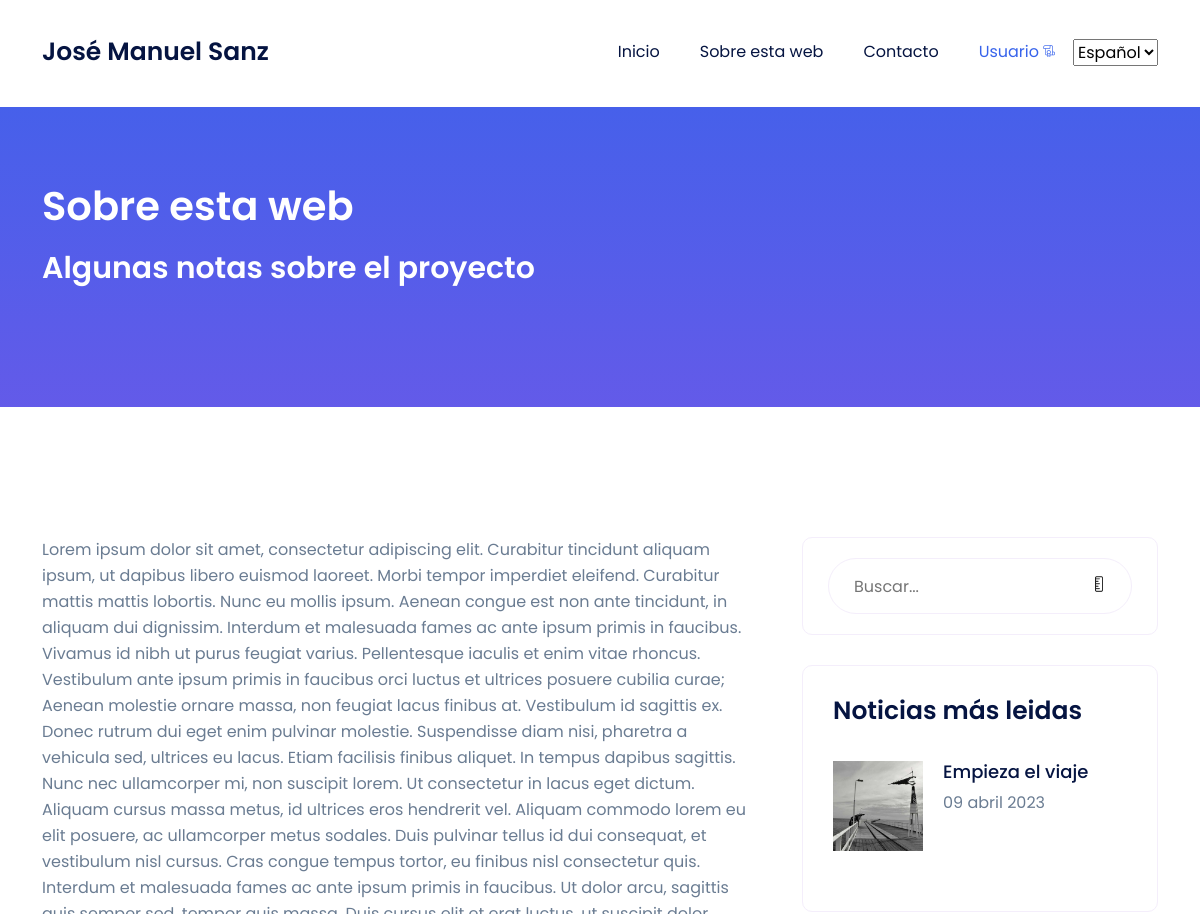
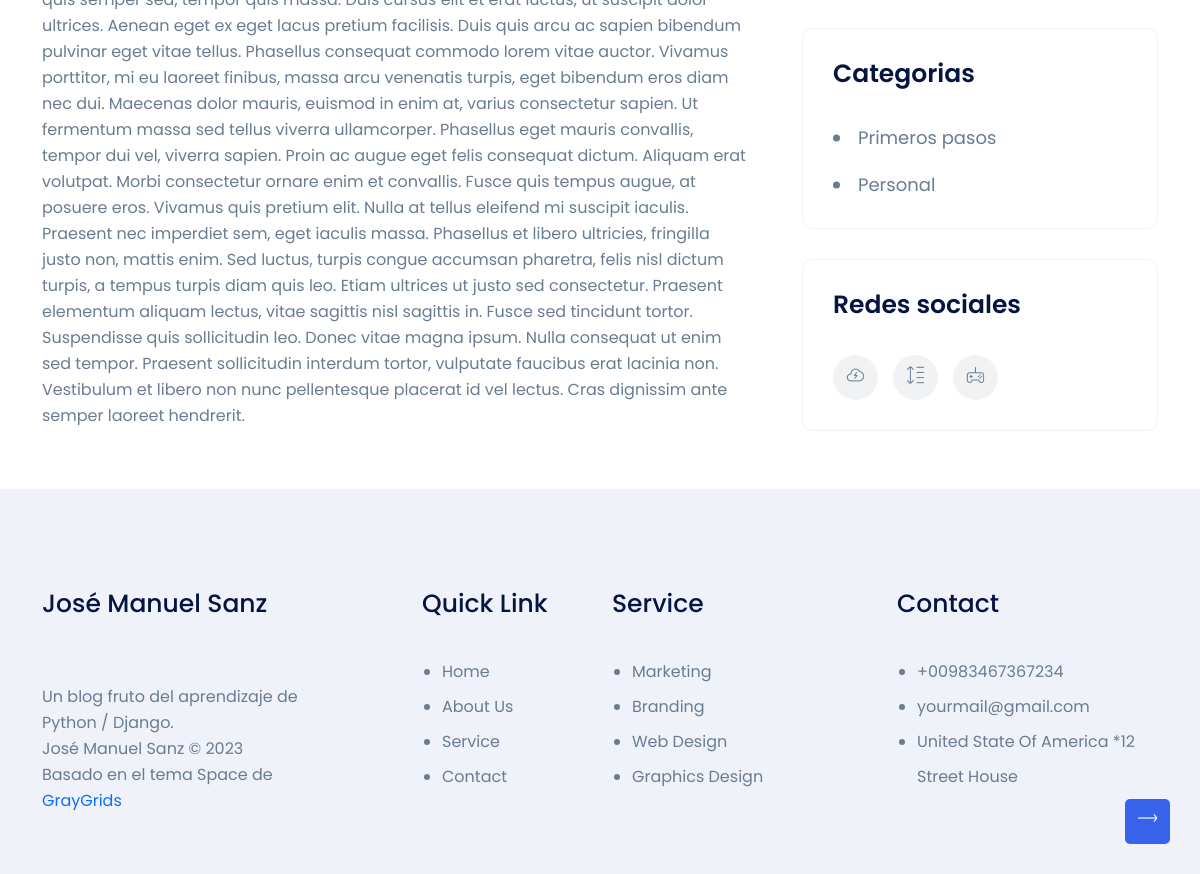
/pagina/sobre-esta-web/, run on the app's committed database (2 pictures, top to bottom).
### core/models.py (models this page shows, shortened)
class Pagina(models.Model):
    titulo = models.CharField(max_length=250)
    subtitulo = models.CharField(max_length=250)
    id = models.AutoField(primary_key=True)
    slug = models.SlugField(unique=True, default=0)
    contenido = RichTextField()
    imagen = models.ImageField(upload_to='paginas')
    fecha_creacion = models.DateTimeField(auto_now_add=True) # Se añade la hora de forma automática cuando se crea el registro
    fecha_actualizacion = models.DateTimeField(auto_now=True) # Se añade la hora de forma automática al actualizarse el campo
    class Meta:
        verbose_name = "pagina"
        verbose_name_plural = "paginas"
        ordering = ["-fecha_creacion"] # Ordena por defecto de mas antiguo a mas nuevo, con (-NombreCampo), cambia a la inversa

### blog/models.py (models this page shows, shortened)
class Blog(models.Model):
    id = models.AutoField(primary_key=True)
    titulo = models.CharField(max_length=250)
    slug = models.SlugField(unique=True, default=0)
    subtitulo = models.CharField(max_length=250)
    contenido = RichTextField()
    imagen = models.ImageField(upload_to='blog')
    fecha_creacion = models.DateTimeField(auto_now_add=True) # Se añade la hora de forma automática cuando se crea el registro
    fecha_actualizacion = models.DateTimeField(auto_now=True) # Se añade la hora de forma automática al actualizarse el campo
    autor = models.ForeignKey(Autor, on_delete=models.CASCADE, related_name='blogs')
    num_visitas = models.PositiveIntegerField(default=0) # Nuevo campo para contabilizar el número de visitas
    categorias = models.ManyToManyField(Categoria, related_name=_('categorias'))
    class Meta:
        verbose_name = "noticia"
        verbose_name_plural = "noticias"
        ordering = ["-fecha_creacion"] # Ordena por defecto de mas antiguo a mas nuevo, con (-NombreCampo), cambia a la inversa

class Categoria(models.Model):
    nombre = models.CharField(max_length=100)
    slug = models.SlugField(unique=True, default=0)

### core/views.py (the view)
# urls.py: path('pagina/<slug:slug>/', pagina.as_view(), name='pagina-detalle'),
class pagina(DetailView):
    model = Pagina
    template_name = 'core/pagina.html'
    context_object_name = 'pagina'
    slug_field = 'slug'

### blog/utils.py (called while the page is built)
def mas_leidas():
    return Blog.objects.all().order_by('-num_visitas')[:3]

def lista_categorias():
   return Categoria.objects.all()

### core/utils.py (called while the page is built)
def obtener_paginas():
    return Pagina.objects.all()

### core/views.py (called while the page is built)
def paginas_context(request):
    return {'paginas': obtener_paginas()}

def noticias_context(request):
    return {'mas_leidas': mas_leidas()}

def categorias_context(request):
    return {'categorias': lista_categorias()}

### core/templates/core/pagina.html
{% extends 'core/base.html' %}
{% load i18n %}
{% for pagina in paginas %}
{% block content %}
<section class="blog-section pt-130">
    <div class="container">
        <div class="row">
            <div class="col-xl-8 col-lg-7">
                <div class="left-side-wrapper mb-60">
                    <p>{{pagina.contenido|safe}}</p>
                </div>
            </div>
{% endblock %}
{% endfor %}

### core/templates/core/base.html (shortened to what this page needs)
<!doctype html>
<html lang="es">
<head>
    {% load static %}
    {% load i18n %}
    <link rel="stylesheet" href="https://cdn.jsdelivr.net/npm/bootstrap@4.0.0/dist/css/bootstrap.min.css">
    <link rel="stylesheet" href="{% static 'core/assets/css/LineIcons.2.0.css' %}">
    <link rel="stylesheet" href="{% static 'core/assets/css/animate.css' %}">
    <link rel="stylesheet" href="{% static 'core/assets/css/tiny-slider.css' %}">
    <link rel="stylesheet" href="{% static 'core/assets/css/glightbox.min.css' %}">
    <link rel="stylesheet" href="{% static 'core/assets/css/bootstrap-5.0.0-beta1.min.css' %}">
    <link rel="stylesheet" href="{% static 'core/assets/css/main.css' %}">
</head>
<body>
    <header class="header navbar-area">
        <div class="container">
            <div class="row align-items-center">
                <div class="col-lg-12">
                    <nav class="navbar navbar-expand-lg">
                        <a class="navbar-brand" href="{% url 'home' %}">
                            <h4>José Manuel Sanz</h4>
                        </a>
                        <div class="navbar-collapse sub-menu-bar collapse" id="navbarSupportedContent" >
                        <ul id="nav" class="navbar-nav ms-auto">
                        <li class="nav-item">
                        <a href="{% url 'home' %}">{% trans "Inicio" %}</a>
                        </li>
                         {% for pagina in paginas %}
                         <li class="nav-item"><a href="/pagina/{{pagina.slug}}/">{{ pagina.titulo }}</a></li>
                         {% endfor %}
                        <li class="nav-item">
                        <a  href="{% url 'contacto' %}">{% trans "Contacto" %}</a>
                        </li>
                        <li class="nav-item">
                            <a class="page-scroll dd-menu active collapsed" href="javascript:void(0)" data-bs-toggle="collapse" data-bs-target="#submenu-1-1" aria-controls="navbarSupportedContent" aria-expanded="false" aria-label="Toggle navigation">Usuario</a>
                        </li>
                        </ul>
                        {% get_current_language as LANGUAGE_CODE %}
                        {% get_available_languages as LANGUAGES %}
                        <select id="language-selector" onchange="location.href=this.value;">
                            {% for lang_code, lang_name in LANGUAGES %}
                                <option value="{% url 'change_language' lang_code %}" {% if lang_code == LANGUAGE_CODE %}selected{% endif %}>{{ lang_name }}</option>
                            {% endfor %}
                        </select>
                        </div>
                        </nav>
                </div>
            </div>
        </div>
    </header>
    <section class="page-banner-section pt-75 pb-75 img-bg"
        style="background-image:url({% static 'core/assets/img/bg/common-bg.svg' %})">
        <div class="container">
            <div class="row">
                <div class="col-xl-12">
                    <div class="banner-content">
                        {% if noticia %}
                        <h2 class="titular_en_breadcrumb">{{ noticia.titulo }}</h2>
                        <h3 class="titular_en_breadcrumb">{{ noticia.subtitulo}}</h3>
                        <div class=meta-information>
                            <p class="meta-info titular_en_breadcrumb"><br>
                                {% trans "Autor" %}: Por {{noticia.autor}} | {{noticia.fecha_creacion|date:"d \ F \ Y" }}
                            </p>
                            <p class="titular_en_breadcrumb">{% trans "Categorias" %}:
                                <a href="javascript:void(0)">
                                {% for categoria in noticia.categorias.all %}
                                 <a class="titular_en_breadcrumb" href="/categoria/{{categoria.slug}}/">{{ categoria.nombre }}</a>{% if not forloop.last %}, {% endif %}
                                {% endfor %}
                                 </a>
                            </p>
                        </div>
                        {% elif pagina %}
                        <h2 class="titular_en_breadcrumb">{{ pagina.titulo }}</h2>
                        <h3 class="titular_en_breadcrumb">{{ pagina.subtitulo }}</h3>
                        {% elif categoria %}
                        <h3 class="titular_en_breadcrumb">{% trans "Noticias de la categoria:" %} {{ categoria.nombre}}</h3>
                        {% elif resultados %}
                        <h3 class="titular_en_breadcrumb">{% trans "Resultados de la busqueda" %}</h3>
                        {% elif contacto %}
                        <h3 class="titular_en_breadcrumb">{% trans "Formulario de contacto" %}</h3>
                        {% elif login %}
                        <h3 class="titular_en_breadcrumb">{% trans "Inicio de sesión" %}</h3>
                        {% else %}
                        <h2 class="titular_en_breadcrumb">{% trans "Inicio" %}</h2>
                        {% endif %}
                        <div class="page-breadcrumb">
                            <nav aria-label="breadcrumb">
                                <ol class="breadcrumb">
                                </ol>
                            </nav>
                        </div>
                    </div>
                </div>
            </div>
        </div>
    </section>
    {% block content %}
    {% endblock %}
    {% if not contacto %}
    <div class="col-xl-4 col-lg-5">
        <div class="sidebar-wrapper">
            <div class="sidebar-box search-form-box mb-30">
                <form action="{% url 'buscar_noticias' %}" method="POST" class="search-form">
                    <input type="text" name="cadena" placeholder='{% trans "Buscar..." %}'>
                    <button type="submit"><i class="lni lni-search-alt"></i></button>
                </form>
            </div>
            <div class="sidebar-box recent-blog-box mb-30">
                <h4>{% trans "Noticias más leidas" %}</h4>
                <div class="recent-blog-items">
                    {% for noticia in mas_leidas %}
                    <div class="recent-blog mb-30">
                        <div class="recent-blog-img">
                            <img src="{{noticia.imagen.url}}" alt="#">
                        </div>
                        <div class="recent-blog-content">
                            <h5><a href="/blog/{{noticia.slug}}">{{ noticia.titulo }}</a></h5>
                            <span class="date">{{ noticia.fecha_creacion | date:"d \ F \ Y" }}</span>
                        </div>
                    </div>
                    {% endfor %}
                </div>
            </div>
            <div class="sidebar-box catagories-box mb-30">
                <h4>{% trans "Categorias" %}</h4>
                <ul>
                    {% for categoria in categorias %}
                    <li>
                        <a href="/categoria/{{categoria.slug}}/">
                            <span>{{ categoria.nombre}}</span>
                        </a>
                    </li>
                    {% endfor %}
                </ul>
            </div>
            <div class="sidebar-box mb-30">
                <h4>{% trans "Redes sociales" %}</h4>
                <div class="footer-social-links">
                    <ul class="d-flex justify-content-start">
                        <li><a href="https://twitter.com/jmsanzprieto"><i class="lni lni-twitter-filled"></i></a></li>
                        <li><a href="https://www.linkedin.com/in/josemanuelsanzprieto/"><i class="lni lni-linkedin-original"></i></a></li>
                        <li><a href="https://github.com/jmsanzprieto/"><i class="lni lni-github-original"></i></a></li>
                    </ul>
                </div>
            </div>
            {% endif %}
        </div>
    </div>
    </div>
    </div>
    </section>
    <footer class="footer pt-100">
        <div class="container">
            <div class="row">
                <div class="col-xl-3 col-lg-4 col-md-6">
                    <div class="footer-widget mb-60 wow fadeInLeft">
                        <a href="{% url 'home' %}" class="logo mb-30"><h4>José Manuel Sanz</h4></a>
                    </div>
                </div>
                <div class="col-xl-2 offset-xl-1 col-lg-2 col-md-6">
                    <div class="footer-widget mb-60 wow fadeInUp">
                        <h4>Quick Link</h4>
                        <ul class="footer-links">
                            <li>
                                <a href="javascript:void(0)">Home</a>
                            </li>
                            <li>
                                <a href="javascript:void(0)">About Us</a>
                            </li>
                            <li>
                                <a href="javascript:void(0)">Service</a>
                            </li>
                            <li>
                                <a href="javascript:void(0)">Contact</a>
                            </li>
                        </ul>
                    </div>
                </div>
                <div class="col-xl-3 col-lg-3 col-md-6">
                    <div class="footer-widget mb-60 wow fadeInUp">
                        <h4>Service</h4>
                        <ul class="footer-links">
                            <li>
                                <a href="javascript:void(0)">Marketing</a>
                            </li>
                            <li>
                                <a href="javascript:void(0)">Branding</a>
                            </li>
                            <li>
                                <a href="javascript:void(0)">Web Design</a>
                            </li>
                            <li>
                                <a href="javascript:void(0)">Graphics Design</a>
                            </li>
                        </ul>
                    </div>
                </div>
                <div class="col-xl-3 col-lg-3 col-md-6">
                    <div class="footer-widget mb-60 wow fadeInRight" ".8s">
                        <h4>Contact</h4>
                        <ul class="footer-contact">
                            <li>
                                <p>+00983467367234</p>
                            </li>
                            <li>
                                <p>yourmail@gmail.com</p>
                            </li>
                            <li>
                                <p>United State Of America
                                    *12 Street House</p>
                            </li>
                        </ul>
                    </div>
                </div>
            </div>
        </div>
    </footer>
    <a href="#" class="scroll-top">
        <i class="lni lni-arrow-up"></i>
    </a>
</body>
</html>

### core/templates/core/base.html (style rules this page uses)
.titular_en_breadcrumb { color: white; }

### data on the page
Pagina: titulo "Sobre esta web", subtitulo "Algunas notas sobre el proyecto", contenido "Lorem ipsum dolor sit amet, consectetur adipiscing elit. Curabitur tincidunt aliquam ipsum, ut dapibus libero euismod laoreet. Morbi tempor imperdiet eleifend. Curabitur mattis mattis lobortis. Nunc eu mollis ipsum. Aenean congue est non ante tincidunt, in aliquam dui dignissim. Interdum et malesuada fames ac ante ipsum primis in faucibus. Vivamus id nibh ut purus feugiat varius. Pellentesque iaculis et enim vitae rhoncus. Vestibulum ante ipsum primis in faucibus orci luctus et ultrices posuere cubilia curae; Aenean molestie ornare massa, non feugiat lacus finibus at. Vestibulum id sagittis ex. Donec rutrum dui eget enim pulvinar molestie. Suspendisse diam nisi, pharetra a vehicula sed,…"
Blog: imagen (picture), titulo "Empieza el viaje", fecha_creacion "09 abril 2023"
Categoria: nombre "Primeros pasos"
Categoria: nombre "Personal"

### other printed values
form field value "Español"
